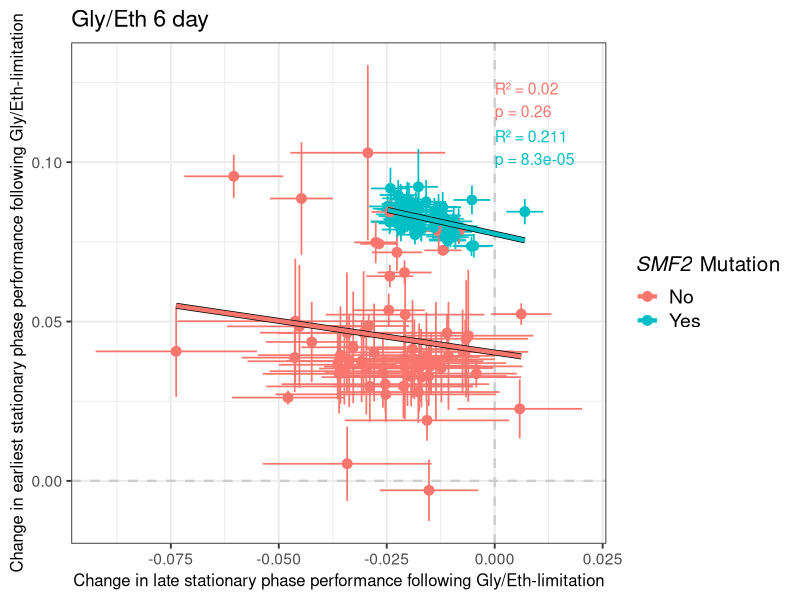

Write R code to recreate this figure.
###Figure S8###
library(ggplot2)
library(dplyr)
library(broom)
# ===============================
# Data Wrangling (Unchanged)
# ===============================
df <- read.csv("../R_data/adaptive_haploid_lineages.csv")
# Filter for ONLY the condition of interest
plot_df <- df %>%
    filter(evol_cond == "M05_6day") 
X_VAR <- "late_stationary_performance_mean_change_from_ancestor"
Y_VAR <- "earliest_stationary_phase_mean_change_from_ancestor"
# Ensure the columns and the grouping variable exist and are not empty
plot_df <- plot_df %>%
    filter(!is.na(.data[[X_VAR]]) & !is.na(.data[[Y_VAR]]) & !is.na(Contains_SMF2))
# Error columns
x_pos <- which(names(plot_df) == X_VAR)
y_pos <- which(names(plot_df) == Y_VAR)
X_ERR_VAR <- names(plot_df)[x_pos + 1]
Y_ERR_VAR <- names(plot_df)[y_pos + 1]
# Calculate statistics for each SMF2 group
stats_df <- plot_df %>%
    group_by(Contains_SMF2) %>% 
    summarise(
        n = n(),
        r2 = if(n >= 3) {
            fit <- lm(.data[[Y_VAR]] ~ .data[[X_VAR]])
            summary(fit)$r.squared
        } else NA_real_,
        pval = if(n >= 3) {
            fit <- lm(.data[[Y_VAR]] ~ .data[[X_VAR]])
            coef(summary(fit))[2,4]
        } else NA_real_,
        .groups = "drop"
    ) %>%
    filter(!is.na(r2), !is.na(pval)) %>%
    arrange(Contains_SMF2) %>% 
    mutate(
        label = paste0("R² = ", round(r2, 3), "\np = ", signif(pval, 2)),
        x = 0.0,
        y = 0.125 - (0.015 * (row_number() - 1)) 
    )
# --- MODIFIED: Using the "salmon" and "teal" default ggplot colors ---
smf2_colors <- c(
    `TRUE` = "#00BFC4",  # Default Teal/Cyan for SMF2 mutations
    `FALSE`  = "#F8766D"   # Default Salmon/Red for other points
)
# ============= Final Plot =============
p <- ggplot(plot_df, aes(
    x = .data[[X_VAR]],
    y = .data[[Y_VAR]],
    color = Contains_SMF2
)) +
    geom_vline(xintercept = 0, linetype = "dashed", color = "gray80", linewidth = 0.8) +
    geom_hline(yintercept = 0, linetype = "dashed", color = "gray80", linewidth = 0.8) +
    geom_segment(aes(x=.data[[X_VAR]] - .data[[X_ERR_VAR]], xend=.data[[X_VAR]] + .data[[X_ERR_VAR]], y=.data[[Y_VAR]], yend=.data[[Y_VAR]]), linewidth=0.6) +
    geom_segment(aes(x=.data[[X_VAR]], xend=.data[[X_VAR]], y=.data[[Y_VAR]] - .data[[Y_ERR_VAR]], yend=.data[[Y_VAR]] + .data[[Y_ERR_VAR]]), linewidth=0.6) +
    geom_point(size = 3) +
    
    # Trendlines
    geom_smooth(method = "lm", se = FALSE, aes(group = Contains_SMF2), color = "black", linewidth = 2.0, show.legend = FALSE) +
    geom_smooth(method = "lm", se = FALSE, aes(group = Contains_SMF2, color = Contains_SMF2), linewidth = 1.5) +
    
    # Stats text
    geom_text(data = stats_df, aes(x = x, y = y, label = label, color = Contains_SMF2), inherit.aes = FALSE, hjust = 0, vjust = 1, size = 4, show.legend = FALSE) +
    
    # Color scale (now uses the new color vector)
    scale_color_manual(
        name = expression(paste(italic("SMF2"), " Mutation")), 
        values = smf2_colors,
        labels = c(`TRUE` = "Yes", `FALSE` = "No")
    ) +
    labs(
        title = "Gly/Eth 6 day",
        x = "Change in late stationary phase performance following Gly/Eth-limitation",
        y = "Change in earliest stationary phase performance following Gly/Eth-limitation"
    ) +
    theme_bw(base_size = 14) +
    theme(
        legend.position = "right",
        axis.title = element_text(size = 12),
        legend.text = element_text(size = 14),
        legend.title = element_text(size = 15)
    )
ggsave("figures/fig_S8.pdf", p, width = 8, height = 6)
